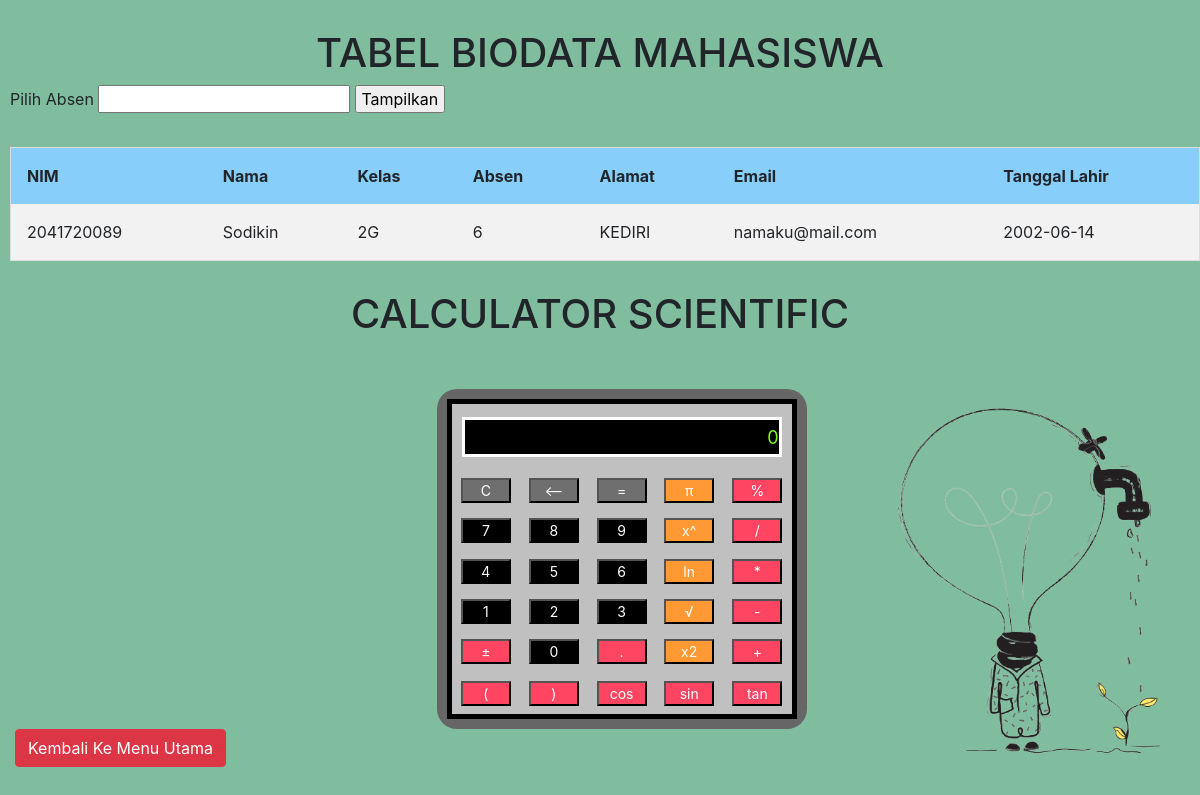
Screenshot of /calculator.php?absen=6 with the database file from the repository.
### tables this page shows
CREATE TABLE `biodata` (
  `id` int(11) NOT NULL,
  `nim` char(12) NOT NULL,
  `nama` varchar(60) NOT NULL,
  `kelas` char(4) NOT NULL,
  `absen` int(11) NOT NULL,
  `alamat` varchar(60) NOT NULL,
  `email` varchar(30) NOT NULL,
  `tanggalLahir` date NOT NULL
);

### calculator.php (the view, shortened to what this page needs)
<!DOCTYPE html>
<html>
<head>
  <link rel="stylesheet" type="text/css" href="styleCal.css">
  <link rel="stylesheet" href="https://cdn.jsdelivr.net/npm/bootstrap@4.6.1/dist/css/bootstrap.min.css"
>
</head>
<body>
  <br>
  <h1>TABEL BIODATA MAHASISWA</h1>
  <form method="get">
    <tr>
        <td> Pilih Absen </td>
        <td> <input type="number" name="absen"> </td>
      </tr>
      <tr>
        <td> <input type="submit" name="tambah" value=" Tampilkan "> </td>
      </tr>
  </form><br>
  <table class="tab">
    <tr class="ter">
      <th class="teh"> NIM </th>
      <th class="teh"> Nama </th>
      <th class="teh"> Kelas </th>
      <th class="teh"> Absen </th>
      <th class="teh"> Alamat </th>
      <th class="teh"> Email </th>
      <th class="teh"> Tanggal Lahir </th>
    </tr>
    <?php
      include "koneksi.php";
      $absen = $_GET['absen'];
      $query = "SELECT * FROM biodata WHERE absen = $absen";
      $result = mysqli_query($connect, $query);
      if (mysqli_num_rows($result)>0) {
        while ($row = mysqli_fetch_array($result)) {
    ?>
    <tr class="ter">
      <td class="ted"> <?php echo $row["nim"] ?> </td>
      <td class="ted"> <?php echo $row["nama"] ?> </td>
      <td class="ted"> <?php echo $row["kelas"] ?> </td>
      <td class="ted"> <?php echo $row["absen"] ?> </td>
      <td class="ted"> <?php echo $row["alamat"] ?> </td>
      <td class="ted"> <?php echo $row["email"] ?> </td>
      <td class="ted"> <?php echo $row["tanggalLahir"] ?> </td>
    <?php
        }
      }
      else{
        echo "Silahkan Pilih Absen Terlebih Dahulu";
      }
    ?>
    </tr>
  </table>
<br>
<h1>CALCULATOR SCIENTIFIC</h1><br><br>
    <form name="sci-calc">
 <table class="calculator" cellspacing="0" cellpadding="1" >
   <tr>
     <td colspan="5"><input id="display" name="display" value="0" size="28" maxlength="25"></td>
   </tr>
   <tr>
     <td><input type="button" class="btnTop" name="btnTop" value="C" onclick="this.form.display.value=  0 "></td>
     <td><input type="button" class="btnTop" name="btnTop" value="<--" onclick="deleteChar(this.form.display)"></td>
     <td><input type="button" class="btnTop" name="btnTop" value="=" onclick="if(checkNum(this.form.display.value)) { compute(this.form) }"></td>
     <td><input type="button" class="btnOpps" name="btnOpps" value="&#960;" onclick="addChar(this.form.display,'3.14159265359')"></td>
     <td><input type="button" class="btnMath" name="btnMath" value="%" onclick=" percent(this.form.display)"></td>
   </tr>
   <tr>
     <td><input type="button" class="btnNum" name="btnNum" value="7" onclick="addChar(this.form.display, '7')"></td>
     <td><input type="button" class="btnNum" name="btnNum" value="8" onclick="addChar(this.form.display, '8')"></td>
     <td><input type="button" class="btnNum" name="btnNum" value="9" onclick="addChar(this.form.display, '9')"></td>
     <td><input type="button" class="btnOpps" name="btnOpps" value="x&#94;" onclick="if(checkNum(this.form.display.value)) { exp(this.form) }"></td>
     <td><input type="button" class="btnMath" name="btnMath" value="/" onclick="addChar(this.form.display, '/')"></td>
   <tr>
     <td><input type="button" class="btnNum" name="btnNum" value="4" onclick="addChar(this.form.display, '4')"></td>
     <td><input type="button" class="btnNum" name="btnNum" value="5" onclick="addChar(this.form.display, '5')"></td>
     <td><input type="button" class="btnNum" name="btnNum" value="6" onclick="addChar(this.form.display, '6')"></td>
     <td><input type="button" class="btnOpps" name="btnOpps" value="ln" onclick="if(checkNum(this.form.display.value)) { ln(this.form) }"></td>
     <td><input type="button" class="btnMath" name="btnMath" value="*" onclick="addChar(this.form.display, '*')"></td>
   </tr>
   <tr>
     <td><input type="button" class="btnNum" name="btnNum" value="1" onclick="addChar(this.form.display, '1')"></td>
     <td><input type="button" class="btnNum" name="btnNum" value="2" onclick="addChar(this.form.display, '2')"></td>
     <td><input type="button" class="btnNum" name="btnNum" value="3" onclick="addChar(this.form.display, '3')"></td>
     <td><input type="button" class="btnOpps" name="btnOpps" value="&radic;" onclick="if(checkNum(this.form.display.value)) { sqrt(this.form) }"></td>
     <td><input type="button" class="btnMath" name="btnMath" value="-" onclick="addChar(this.form.display, '-')"></td>
   </tr>
   <tr>
     <td><input type="button" class="btnMath" name="btnMath" value="&#177" onclick="changeSign(this.form.display)"></td>
     <td><input type="button" class="btnNum" name="btnNum" value="0" onclick="addChar(this.form.display, '0')"></td>
     <td><input type="button" class="btnMath" name="btnMath" value="&#46;" onclick="addChar(this.form.display, '&#46;')"></td>
     <td><input type="button" class="btnOpps" name="btnOpps" value="x&#50;" onclick="if(checkNum(this.form.display.value)) { square(this.form) }"></td>
     <td><input type="button" class="btnMath" name="btnMath" value="+" onclick="addChar(this.form.display, '+')"></td>
   </tr>
   <tr>
     <td><input type="button" class="btnMath" name="btnMath" value="(" onclick="addChar(this.form.display, '(')"></td>
     <td><input type="button" class="btnMath" name="btnMath" value=")" onclick="addChar(this.form.display,')')"></td>
     <td><input type="button" class="btnMath" name="btnMath" value="cos" onclick="if(checkNum(this.form.display.value)) { cos(this.form) }"></td>
     <td><input type="button" class="btnMath" name="btnMath" value="sin" onclick="if(checkNum(this.form.display.value)) { sin(this.form) }"></td>
     <td><input type="button" class="btnMath" name="btnMath" value="tan" onclick="if(checkNum(this.form.display.value)) { tan(this.form) }"></td>
  </tr>
</form>
  <img src="lampu.png" width="30%" height="30%" align="right">
  <table>
    <tr>
      <a href="landingPage.php" class="btn btn-danger">Kembali Ke Menu Utama</a>
    </tr>
  </table>
</body>
</html>

### styleCal.css (style rules this page uses)
* { padding: 0; margin: 5px; text-align: center; }
body { background-color:#80BD9E; }
.calculator { width: 350px; height: 320px; background-color: #c0c0c0; box-shadow: 0px 0px 0px 10px #666; border: 5px solid black; border-radius: 10px; }
#display { width: 320px; height: 40px; text-align: right; background-color: black; border: 3px solid white; font-size: 18px; left: 2px; top: 2px; color: #7fff00; }
.btnTop { color: white; background-color: #6f6f6f; font-size: 14px; margin: auto; width: 50px; height: 25px; }
.btnNum { color: white; background-color: black; font-size: 14px; margin: auto; width: 50px; height: 25px; }
.btnMath { color: white; background-color: #ff4561; font-size: 14px; margin: auto; width: 50px; height: 25px; }
.btnOpps { color: white; background-color: #ff9933; font-size: 14px; margin: auto; width: 50px; height: 25px; }

### calculator.php (style rules this page uses)
.tab { border-collapse: collapse; border-spacing: 0; width: 100%; border: 1px solid #ddd; background-color: lightskyblue; }
.teh, .ted { text-align: left; padding: 16px; }
.ter:nth-child(even) { background-color: #f2f2f2; }
form { text-align: left; }
.calculator { margin-left: 37%; }
body { background-color: #80BD9E; }

### rows the page displays
biodata: nim "2041720089", nama "Sodikin", kelas "2G", absen "6", alamat "KEDIRI", email "namaku@mail.com", tanggalLahir "2002-06-14"
